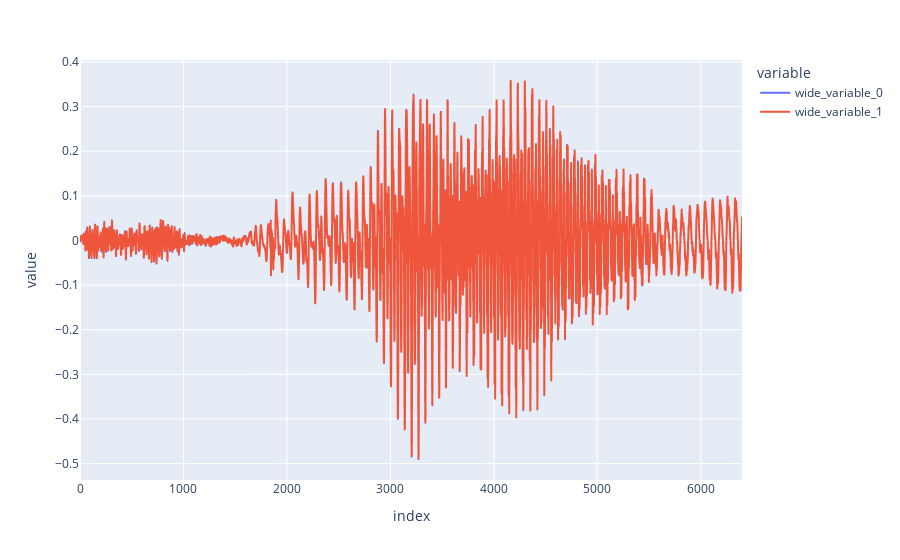

Notebook cell for this chart:
### Code cell
px.line(y=[(fn[2:3].cpu())[0,0], (x.clone().detach().cpu())[0,0]])

### Figure 1 — Plotly figure (JSON) as saved in the notebook; plotly's stock layout.template omitted (floating-point values rounded to 4 significant figures; data arrays with more than 128 entries replaced by an {"elided": "..."} marker saying what was removed)
{"data": [{"hovertemplate": "variable=wide_variable_0<br>index=%{x}<br>value=%{y}<extra></extra>", "legendgroup": "wide_variable_0", "line": {"color": "#636efa", "dash": "solid"}, "marker": {"symbol": "circle"}, "mode": "lines", "name": "wide_variable_0", "showlegend": true, "type": "scattergl", "x": {"elided": "6400 int values"}, "xaxis": "x", "y": {"elided": "6400 float values"}, "yaxis": "y"}, {"hovertemplate": "variable=wide_variable_1<br>index=%{x}<br>value=%{y}<extra></extra>", "legendgroup": "wide_variable_1", "line": {"color": "#EF553B", "dash": "solid"}, "marker": {"symbol": "circle"}, "mode": "lines", "name": "wide_variable_1", "showlegend": true, "type": "scattergl", "x": {"elided": "6400 int values"}, "xaxis": "x", "y": {"elided": "6400 float values"}, "yaxis": "y"}], "layout": {"legend": {"title": {"text": "variable"}, "tracegroupgap": 0}, "margin": {"t": 60}, "xaxis": {"anchor": "y", "domain": [0, 1], "title": {"text": "index"}}, "yaxis": {"anchor": "x", "domain": [0, 1], "title": {"text": "value"}}}}
